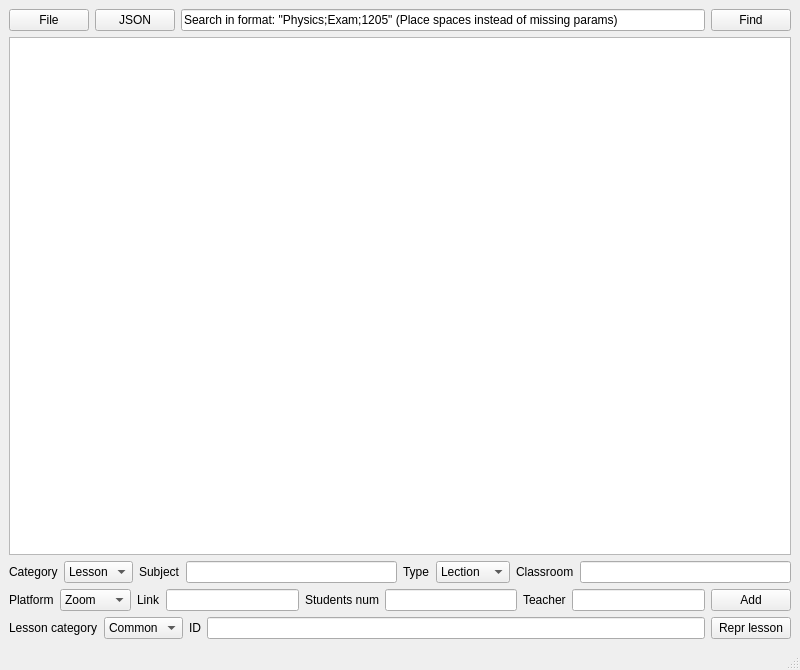
<?xml version="1.0" encoding="UTF-8"?>
<ui version="4.0">
 <class>MainWindow</class>
 <widget class="QMainWindow" name="MainWindow">
  <property name="geometry">
   <rect>
    <x>0</x>
    <y>0</y>
    <width>800</width>
    <height>670</height>
   </rect>
  </property>
  <property name="windowTitle">
   <string>MainWindow</string>
  </property>
  <widget class="QWidget" name="centralwidget">
   <layout class="QVBoxLayout" name="verticalLayout">
    <item>
     <layout class="QHBoxLayout" name="horizontalLayout">
      <item>
       <widget class="QPushButton" name="chooseFile">
        <property name="text">
         <string>File</string>
        </property>
       </widget>
      </item>
      <item>
       <widget class="QPushButton" name="choose_JSON">
        <property name="text">
         <string>JSON</string>
        </property>
       </widget>
      </item>
      <item>
       <widget class="QLineEdit" name="editSearch">
        <property name="text">
         <string>Search in format: &quot;Physics;Exam;1205&quot; (Place spaces instead of missing params)</string>
        </property>
       </widget>
      </item>
      <item>
       <widget class="QPushButton" name="buttonFind">
        <property name="text">
         <string>Find</string>
        </property>
       </widget>
      </item>
     </layout>
    </item>
    <item>
     <widget class="myTextBrowser" name="textOut"/>
    </item>
    <item>
     <layout class="QHBoxLayout" name="horizontalLayout_2">
      <item>
       <widget class="QLabel" name="label_15">
        <property name="text">
         <string>Category</string>
        </property>
       </widget>
      </item>
      <item>
       <widget class="QComboBox" name="comboCat">
        <item>
         <property name="text">
          <string>Lesson</string>
         </property>
        </item>
        <item>
         <property name="text">
          <string>Online</string>
         </property>
        </item>
        <item>
         <property name="text">
          <string>Open</string>
         </property>
        </item>
       </widget>
      </item>
      <item>
       <widget class="QLabel" name="label">
        <property name="text">
         <string>Subject</string>
        </property>
       </widget>
      </item>
      <item>
       <widget class="QLineEdit" name="lineSubject"/>
      </item>
      <item>
       <widget class="QLabel" name="label_2">
        <property name="text">
         <string>Type</string>
        </property>
       </widget>
      </item>
      <item>
       <widget class="QComboBox" name="comboType">
        <item>
         <property name="text">
          <string>Lection</string>
         </property>
        </item>
        <item>
         <property name="text">
          <string>Practice</string>
         </property>
        </item>
        <item>
         <property name="text">
          <string>Lab</string>
         </property>
        </item>
        <item>
         <property name="text">
          <string>Exam</string>
         </property>
        </item>
       </widget>
      </item>
      <item>
       <widget class="QLabel" name="label_3">
        <property name="text">
         <string>Classroom</string>
        </property>
       </widget>
      </item>
      <item>
       <widget class="QLineEdit" name="lineClassroom"/>
      </item>
     </layout>
    </item>
    <item>
     <layout class="QHBoxLayout" name="horizontalLayout_4">
      <item>
       <widget class="QLabel" name="label_9">
        <property name="text">
         <string>Platform</string>
        </property>
       </widget>
      </item>
      <item>
       <widget class="QComboBox" name="comboPlatformOnline">
        <item>
         <property name="text">
          <string>Zoom</string>
         </property>
        </item>
        <item>
         <property name="text">
          <string>Moodle</string>
         </property>
        </item>
        <item>
         <property name="text">
          <string>Discord</string>
         </property>
        </item>
        <item>
         <property name="text">
          <string>Skype</string>
         </property>
        </item>
       </widget>
      </item>
      <item>
       <widget class="QLabel" name="label_8">
        <property name="text">
         <string>Link</string>
        </property>
       </widget>
      </item>
      <item>
       <widget class="QLineEdit" name="lineLink"/>
      </item>
      <item>
       <widget class="QLabel" name="label_14">
        <property name="text">
         <string>Students num</string>
        </property>
       </widget>
      </item>
      <item>
       <widget class="QLineEdit" name="lineStudentsNum"/>
      </item>
      <item>
       <widget class="QLabel" name="label_11">
        <property name="text">
         <string>Teacher</string>
        </property>
       </widget>
      </item>
      <item>
       <widget class="QLineEdit" name="lineTeacher"/>
      </item>
      <item>
       <widget class="QPushButton" name="buttonAdd">
        <property name="text">
         <string>Add</string>
        </property>
       </widget>
      </item>
     </layout>
    </item>
    <item>
     <layout class="QHBoxLayout" name="horizontalLayout_3">
      <item>
       <widget class="QLabel" name="label_4">
        <property name="text">
         <string>Lesson category</string>
        </property>
       </widget>
      </item>
      <item>
       <widget class="QComboBox" name="comboCatRepr">
        <item>
         <property name="text">
          <string>Common</string>
         </property>
        </item>
        <item>
         <property name="text">
          <string>Online</string>
         </property>
        </item>
        <item>
         <property name="text">
          <string>Open</string>
         </property>
        </item>
       </widget>
      </item>
      <item>
       <widget class="QLabel" name="label_5">
        <property name="text">
         <string>ID</string>
        </property>
       </widget>
      </item>
      <item>
       <widget class="QLineEdit" name="lineID"/>
      </item>
      <item>
       <widget class="QPushButton" name="buttonRepr">
        <property name="text">
         <string>Repr lesson</string>
        </property>
       </widget>
      </item>
     </layout>
    </item>
   </layout>
  </widget>
  <widget class="QMenuBar" name="menubar">
   <property name="geometry">
    <rect>
     <x>0</x>
     <y>0</y>
     <width>800</width>
     <height>21</height>
    </rect>
   </property>
  </widget>
  <widget class="QStatusBar" name="statusbar"/>
 </widget>
 <customwidgets>
  <customwidget>
   <class>myTextBrowser</class>
   <extends>QTextBrowser</extends>
   <header>mytextbrowser.h</header>
  </customwidget>
 </customwidgets>
 <resources/>
 <connections>
  <connection>
   <sender>buttonFind</sender>
   <signal>clicked()</signal>
   <receiver>MainWindow</receiver>
   <slot>findLesson()</slot>
   <hints>
    <hint type="sourcelabel">
     <x>748</x>
     <y>44</y>
    </hint>
    <hint type="destinationlabel">
     <x>710</x>
     <y>58</y>
    </hint>
   </hints>
  </connection>
  <connection>
   <sender>buttonAdd</sender>
   <signal>clicked()</signal>
   <receiver>MainWindow</receiver>
   <slot>addLesson()</slot>
   <hints>
    <hint type="sourcelabel">
     <x>775</x>
     <y>603</y>
    </hint>
    <hint type="destinationlabel">
     <x>722</x>
     <y>626</y>
    </hint>
   </hints>
  </connection>
  <connection>
   <sender>buttonRepr</sender>
   <signal>clicked()</signal>
   <receiver>MainWindow</receiver>
   <slot>reprLesson()</slot>
   <hints>
    <hint type="sourcelabel">
     <x>768</x>
     <y>631</y>
    </hint>
    <hint type="destinationlabel">
     <x>758</x>
     <y>641</y>
    </hint>
   </hints>
  </connection>
 </connections>
 <slots>
  <slot>findLesson()</slot>
  <slot>addLesson()</slot>
  <slot>reprLesson()</slot>
 </slots>
</ui>
